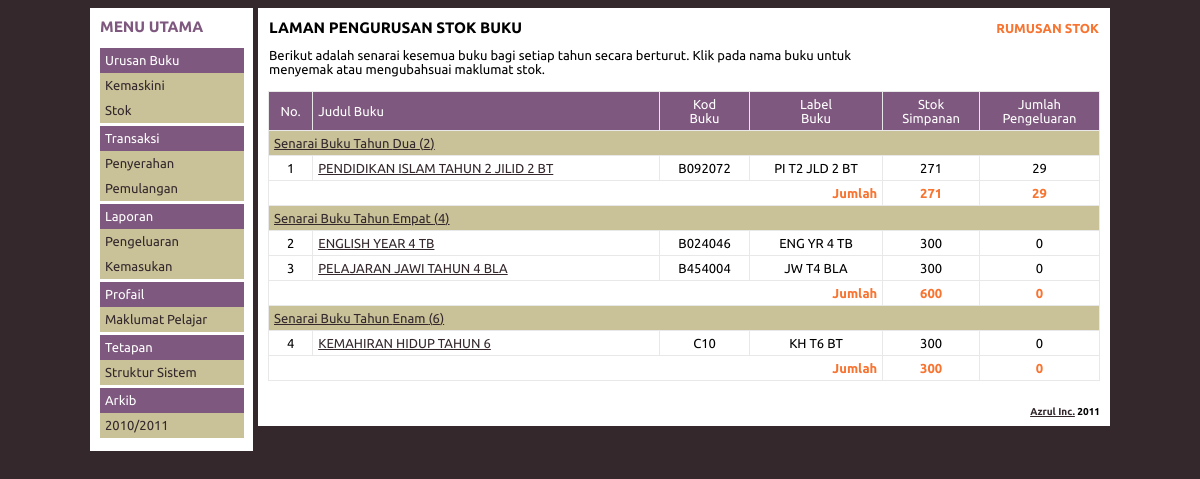
The page /index.php/books/stocks on the database its author committed.
### tables this page shows
CREATE TABLE IF NOT EXISTS `ispbt_books` (
  `is_books_ind` int(4) NOT NULL auto_increment,
  `is_books_title` varchar(255) NOT NULL,
  `is_books_code` varchar(255) NOT NULL,
  `is_books_year` int(2) default '0',
  `is_books_price` float default '0',
  `is_books_author` varchar(255) default NULL,
  `is_books_label` varchar(255) default NULL,
  `is_books_instocks` int(255) NOT NULL,
  `is_books_outstocks` int(255) NOT NULL,
  UNIQUE KEY `is_books_code` (`is_books_code`),
  KEY `is_books_ind` (`is_books_ind`)
);

CREATE TABLE IF NOT EXISTS `ispbt_years` (
  `is_years_ind` int(3) NOT NULL,
  `is_years_digit` int(3) NOT NULL,
  `is_years_title` varchar(255) NOT NULL,
  UNIQUE KEY `is_year_digit` (`is_years_digit`),
  KEY `is_year_ind` (`is_years_ind`)
);

### application/controllers/books/stocks.php (called while the page is built, shortened)
<?php if ( ! defined('BASEPATH')) exit('No direct script access allowed');
class Stocks extends CI_Controller {
	public function index()
	{
		$query = $this->db->query("SELECT * FROM ispbt_books INNER JOIN ispbt_years ON is_books_year = is_years_digit ORDER BY is_books_year, is_books_title ASC");
		$books = $query->result();
		$query = $this->db->query("SELECT * FROM ispbt_books INNER JOIN ispbt_years ON is_books_year = is_years_digit GROUP BY is_books_year ASC");
		$classProfile = $query->result();
		$query = $this->db->query("SELECT SUM(is_books_instocks) AS instocks, SUM(is_books_outstocks) AS outstocks, SUM(is_books_instocks + is_books_outstocks) AS totalstocks FROM ispbt_books");
		$stocks = $query->row();
		$ajaxModal = $this->ajax->load();
		$data = array(
			'books' => $books,
			'classprofile' => $classProfile,
			'stocks' => $stocks,
			'ajaxmodal' => $ajaxModal
		);
		$this->load->view('books/stocks/view_stocks_main', $data);
	}
}

### index.php (called while the page is built, shortened)
<?php
require_once BASEPATH.'core/CodeIgniter'.EXT;

### application/views/books/stocks/view_stocks_main.php (the view, shortened to what this page needs)
<table id="page-header" width="100%">
	<tr>
		<td><h3>LAMAN PENGURUSAN STOK BUKU</h3></td>
		<td align="right"><a id="topright-menu" class="modal-trigger" title="Papar maklumat pelajar" href="<?php echo site_url('books/stocks/stocksummary'); ?>">RUMUSAN STOK</a></td>
	</tr>
	<tr>
		<td>Berikut adalah senarai kesemua buku bagi setiap tahun secara berturut. Klik pada nama buku untuk <br />menyemak atau mengubahsuai maklumat stok.</td>
		<td align="right">&nbsp;</td>
	</tr>
</table>
<br />
<table border="1" cellpadding="5" width="100%">
	<thead>
		<td><center>No.</center></td>
		<td>Judul Buku</td>
		<td><center>Kod<br /> Buku</center></td>
		<td><center>Label<br /> Buku</center></td>
		<td><center>Stok<br /> Simpanan</center></td>
		<td><center>Jumlah<br /> Pengeluaran</center></td>
		</thead>
<tbody>
<?php
$output = "";
foreach($classprofile as $value)
{
	$url = site_url('books/stocks/classes/' . $value->is_years_digit);
	$output .= "<tr bgcolor=\"#C9C299\"><td colspan=\"6\"><a href=\"$url\">Senarai Buku Tahun " . $value->is_years_title . " (" . $value->is_years_digit . ")". "</a></td></tr>";
	$i = 1;
	$booksInStocks = 0;
	$booksOutStocks = 0;
	foreach($books as $booksval)
	{
		if ($booksval->is_books_year == $value->is_years_digit)
		{
		$url = site_url('books/stocks/edit/' . $booksval->is_books_ind);
		$rel = $booksval->is_books_ind;
		$output .= "<tr>";
		$output .= "<td><center>$i</center></td>";
		$output .= "<td><a class=\"modal-trigger\" rel=\"$rel\" href=\"$url\">" . $booksval->is_books_title . "</a></td>";
		$output .= "<td><center>" . $booksval->is_books_code . "</center></td>";
		$output .= "<td><center>" . $booksval->is_books_label . "</center></td>";
		$output .= "<td><center>" . $booksval->is_books_instocks . "</center></td>";
		$output .= "<td><center>" . $booksval->is_books_outstocks . "</center></td>";
		$output .= "</tr>";
		$booksInStocks += $booksval->is_books_instocks;
		$booksOutStocks += $booksval->is_books_outstocks;
		}
		$i++;
	}
	$output .= "
	<tr>
	<td colspan=\"4\" align=\"right\"><span style=\"font-weight: bold; color: #F87431\">Jumlah</span></td>
	<td><center><span style=\"font-weight: bold; color: #F87431\">$booksInStocks</span></center></td>
	<td><center><span style=\"font-weight: bold; color: #F87431\">$booksOutStocks</span></center></td>
	</tr>
	";
}
echo $output;
?>
</tbody>
</table>

### css/style.css (style rules this page uses)
body { background-color: #34282C; font-family: 'Ubuntu', sans-serif, arial; font-size: 13px; }
table { border-collapse: collapse; border: 1px #E8E8E8 solid; }
thead { background-color: #7E587E; color: #FFFFFF; }
tr { border: 1px #E8E8E8 solid; }
td { border: 1px #E8E8E8 solid; }
a { color: #34282C; }
table#page-header { border: none; }
table#page-header tr { border: inherit; }
table#page-header td { border: inherit; }
table#page-header h3 { margin: 0; padding: 10px 0 10px 0; }
a#topright-menu { text-decoration: none; font-weight: bold; color: #F87431; }

### rows shown on the page
ispbt_books: ispbt_years.is_years_title "Dua", ispbt_years.is_years_digit "2", is_books_title "PENDIDIKAN ISLAM TAHUN 2 JILID 2 BT", is_books_code "B092072", is_books_label "PI T2 JLD 2 BT", is_books_instocks "271", is_books_outstocks "29", booksInStocks "271", booksOutStocks "29"
ispbt_books: ispbt_years.is_years_title "Empat", ispbt_years.is_years_digit "4", is_books_title "ENGLISH YEAR 4 TB", is_books_code "B024046", is_books_label "ENG YR 4 TB", is_books_instocks "300", is_books_outstocks "0", booksInStocks "600", booksOutStocks "0"
ispbt_books: is_books_title "PELAJARAN JAWI TAHUN 4 BLA", is_books_code "B454004", is_books_label "JW T4 BLA", is_books_instocks "300", is_books_outstocks "0"
ispbt_books: ispbt_years.is_years_title "Enam", ispbt_years.is_years_digit "6", is_books_title "KEMAHIRAN HIDUP TAHUN 6", is_books_code "C10", is_books_label "KH T6 BT", is_books_instocks "300", is_books_outstocks "0", booksInStocks "300", booksOutStocks "0"
